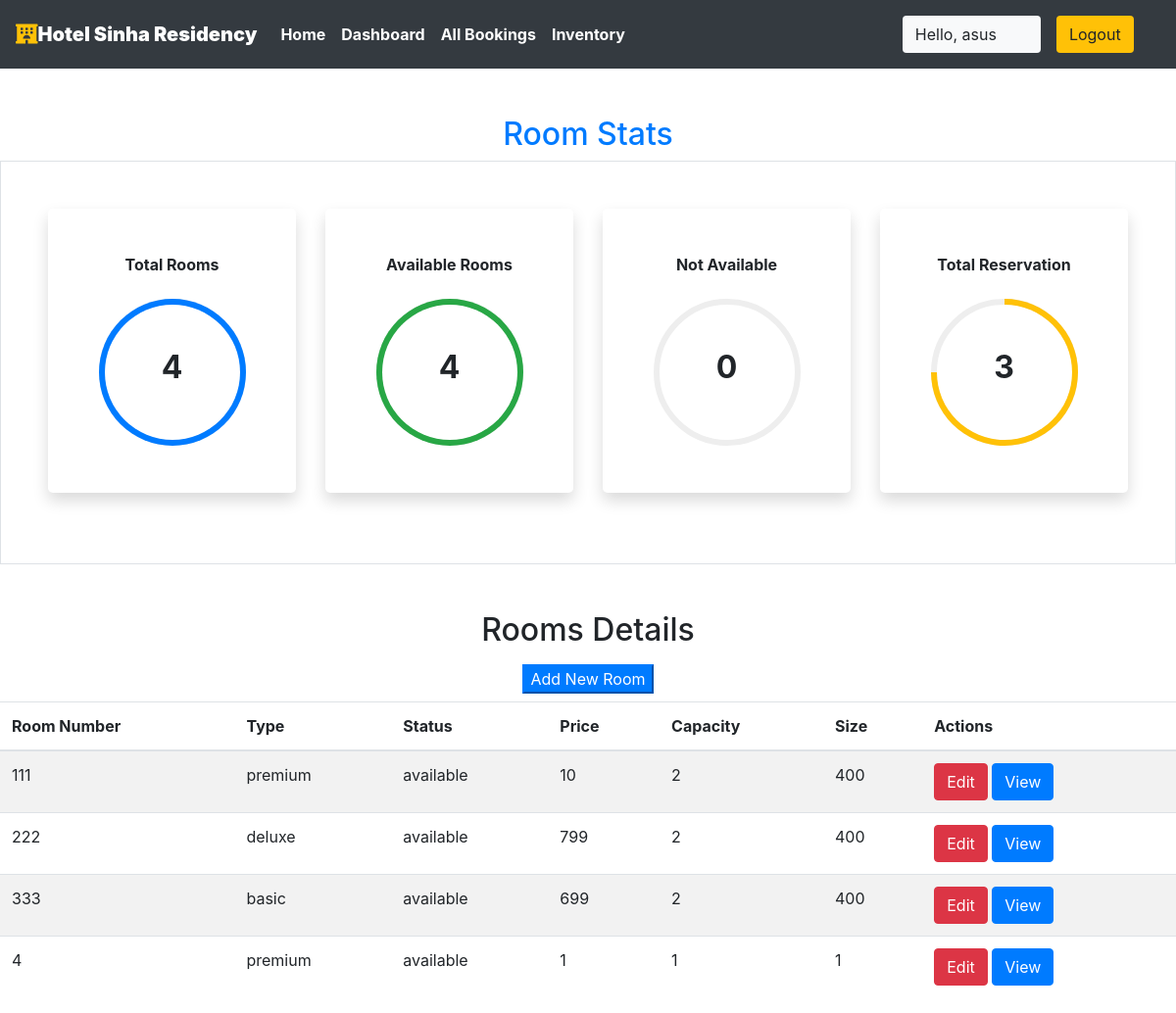
Page /staff/panel (signed in) on the committed database.
### sinha/models.py (models this page shows, shortened)
class Rooms(models.Model):
    ROOM_STATUS = (
    ("1", "available"),
    ("2", "not available"),
    )
    ROOM_TYPE = (
    ("1", "premium"),
    ("2", "deluxe"),
    ("3","basic"),
    )
    room_type = models.CharField(max_length=50,choices = ROOM_TYPE)
    capacity = models.IntegerField()
    price = models.IntegerField()
    size = models.IntegerField()
    hotel = models.ForeignKey(Hotels, on_delete = models.CASCADE)
    status = models.CharField(choices =ROOM_STATUS,max_length = 15)
    roomnumber = models.IntegerField()

### sinha/views.py (the view)
# urls.py: path('staff/panel', views.panel,name="staffpanel"),
@login_required(login_url='/staff')
def panel(request):
    if request.user.is_staff == False:
        return HttpResponse('Access Denied')
    rooms = Rooms.objects.all()
    total_rooms = len(rooms)
    available_rooms = len(Rooms.objects.all().filter(status='1'))
    unavailable_rooms = len(Rooms.objects.all().filter(status='2'))
    reserved = len(Reservation.objects.all())
    hotel = Hotels.objects.values_list('id').distinct().order_by()
    response = render(request,'staff/panel.html',{'location':hotel,'reserved':reserved,'rooms':rooms,'total_rooms':total_rooms,'available':available_rooms,'unavailable':unavailable_rooms})
    return HttpResponse(response)

### sinha/templatetags/app_tags.py (called while the page is built)
@register.filter
def percentage(value1, value2=100):
    return int(value1)/int(value2)*100

### templates/staff/panel.html (shortened to what this page needs)
{% extends 'basic.html' %} {% block title %} staff panel {% endblock title %}  {% block body %}
<section class="my-5 ">
    {%load app_tags%}
    <h2 class="text-center text-primary">Room Stats</h2>
    <div class="container-fluid px-5 py-5 border">
        <div class="row">
            <div class="col-xl-3 col-lg-6 col-sm-12 mb-4 ">
                <div class="bg-white rounded-lg p-5 shadow">
                    <h2 class="h6 font-weight-bold text-center mb-4">Total Rooms</h2>
                    <div class="progress mx-auto" data-value={{ total_rooms|percentage:total_rooms}}>
                        <span class="progress-left">
                                    <span class="progress-bar border-primary"></span>
                        </span>
                        <span class="progress-right">
                                    <span class="progress-bar border-primary"></span>
                        </span>
                        <div class="progress-value w-100 h-100 rounded-circle d-flex align-items-center justify-content-center">
                            <div class="h2 font-weight-bold">{{ total_rooms}}</div>
                        </div>
                    </div>
                </div>
            </div>
            <div class="col-xl-3 col-lg-6 col-sm-12 mb-4">
                <div class="bg-white rounded-lg p-5 shadow">
                    <h2 class="h6 font-weight-bold text-center mb-4">Available Rooms</h2>
                    <div class="progress mx-auto" data-value={{ available|percentage:total_rooms}}>
                        <span class="progress-left">
                                    <span class="progress-bar border-success"></span>
                        </span>
                        <span class="progress-right">
                                    <span class="progress-bar border-success"></span>
                        </span>
                        <div class="progress-value w-100 h-100 rounded-circle d-flex align-items-center justify-content-center">
                            <div class="h2 font-weight-bold">{{ available}}</div>
                        </div>
                    </div>
                </div>
            </div>
            <div class="col-xl-3 col-lg-6 col-sm-12 mb-4">
                <div class="bg-white rounded-lg p-5 shadow">
                    <h2 class="h6 font-weight-bold text-center mb-4">Not Available</h2>
                    <div class="progress mx-auto" data-value={{ unavailable|percentage:total_rooms}}>
                        <span class="progress-left">
                        </span>
                        <span class="progress-right">
                        </span>
                        <div class="progress-value w-100 h-100 rounded-circle d-flex align-items-center justify-content-center">
                            <div class="h2 font-weight-bold">{{ unavailable}}</div>
                        </div>
                    </div>
                </div>
            </div>
            <div class="col-xl-3 col-lg-6 col-sm-12 mb-4">
                <div class="bg-white rounded-lg p-5 shadow">
                    <h2 class="h6 font-weight-bold text-center mb-4">Total Reservation</h2>
                    <div class="progress mx-auto" data-value={{reserved |percentage:total_rooms}}>
                        <span class="progress-left">
                                    <span class="progress-bar border-warning"></span>
                        </span>
                        <span class="progress-right">
                                    <span class="progress-bar border-warning"></span>
                        </span>
                        <div class="progress-value w-100 h-100 rounded-circle d-flex align-items-center justify-content-center">
                            <div class="h2 font-weight-bold">{{reserved}}</div>
                        </div>
                    </div>
                </div>
            </div>
        </div>
    </div>
</section>
<h2 class="text-center pb-2">Rooms Details</h2>
<div class="container text-center my-2">
    <Button class="btn-group btn-primary" data-toggle="modal" data-target="#newroom">Add New Room</Button>
</div>
<table class="table table-striped  ">
    <thead>
        <th>Room Number</th>
        <th>Type</th>
        <th>Status</th>
        <th>Price</th>
        <th>Capacity</th>
        <th>Size</th>
        <th colspan="2">Actions</th>
    </thead>
    {% if rooms %} {% for each_room in rooms %}
    <tr>
        <td>{{each_room.roomnumber}}</td>
        <td>{{each_room.get_room_type_display}}</td>
        <td>{{each_room.get_status_display}}</td>
        <td>{{each_room.price}}</td>
        <td>{{each_room.capacity}}</td>
        <td>{{each_room.size}}</td>
        <td colspan="2">
            <a href="/staff/panel/edit-room?roomid={{each_room.id}}"><Button class="btn btn-danger">Edit</Button></a>
            <a href="/staff/panel/view-room?roomid={{each_room.id}}"><Button class="btn btn-primary">View</Button></a>
        </td>
    </tr>
    {% endfor %} {% endif %}
</table>
{% endblock body %}

### templates/basic.html (shortened to what this page needs)
{% load static %}
<!DOCTYPE html>
<!DOCTYPE html>
<html lang="en">
<head>
    <link rel="stylesheet" href="https://use.fontawesome.com/releases/v5.7.0/css/all.css">
    <link rel="stylesheet" href="{% static 'bootstrap\bootstrap.css' %}">
    <link rel="stylesheet" href="https://maxcdn.bootstrapcdn.com/bootstrap/4.5.0/css/bootstrap.min.css" >
</head>
<body style="dbackground-image: url('https://source.unsplash.com/random');height: 100%;">
    <div class="container-fluid px-0">
        <nav class="navbar navbar-expand-lg navbar-dark bg-dark font-weight-bold">
            <a class="navbar-brand text-bold bg-black " href="/"><i class="fas fa-hotel text-warning"></i><b>Hotel Sinha Residency</b></a>
            <div class="collapse navbar-collapse " id="navbarSupportedContent">
                <ul class="navbar-nav mr-auto ">
                    <li class="nav-item active">
                        <a class="nav-link" href="/home"> Home</a>
                    </li>
                    {% if user.is_staff %}
                    <li class="nav-item active">
                        <a class="nav-link" href="/staff/panel">Dashboard </a>
                    </li>
                    {% elif user.is_staff == False and user.is_authenticated %}
                    <li class="nav-item active">
                            <a class="nav-link" href="/user/bookings">My Bookings </a>
                        </li>
                    {% endif %}
                    {% if user.is_staff %}
                    <li class="nav-item active">
                            <a class="nav-link" href="/staff/allbookings">All Bookings </a>
                        </li>
                    {% endif %}
                    {% if user.is_staff %}
                    <li class="nav-item active">
                            <a class="nav-link" href="/staff/inventory">Inventory </a>
                        </li>
                    {% endif %}
                </ul>
                {% if user.is_authenticated %}
                      <button class="btn btn-group bg-light" data-toggle="modal" data-target="#forlogin">
                       Hello, {{request.user}}
                       <a href="/logout" class="nav-link">
                    <button class="btn btn-group bg-warning" data-toggle="modal" data-target="#forlogin">
                        Logout
                    </button></a>&nbsp; &nbsp;
                    </button>
                {% endif %}
            </div>
        </nav>
    </div>
    {% block body %}
    {% endblock body %}
</body>
</html>

### templates/staff/panel.html (style rules this page uses)
.progress { width: 150px; height: 150px; background: none; position: relative; }
.progress::after { content: ""; width: 100%; height: 100%; border-radius: 50%; border: 6px solid #eee; position: absolute; top: 0; left: 0; }
.progress>span { width: 50%; height: 100%; overflow: hidden; position: absolute; top: 0; z-index: 1; }
.progress .progress-left { left: 0; }
.progress .progress-bar { width: 100%; height: 100%; background: none; border-width: 6px; border-style: solid; position: absolute; top: 0; }
.progress .progress-left .progress-bar { left: 100%; border-top-right-radius: 80px; border-bottom-right-radius: 80px; border-left: 0; -webkit-transform-origin: center left; transform-origin: center left; }
.progress .progress-right { right: 0; }
.progress .progress-right .progress-bar { left: -100%; border-top-left-radius: 80px; border-bottom-left-radius: 80px; border-right: 0; -webkit-transform-origin: center right; transform-origin: center right; }
.progress .progress-value { position: absolute; top: 0; left: 0; }
body { min-height: 100vh; }
.rounded-lg { border-radius: 1rem; }

### templates/basic.html (style rules this page uses)
a { text-decoration: none; }

### rows in the picture
Rooms: roomnumber "111", room_type "premium", status "available", price "10", capacity "2", size "400"
Rooms: roomnumber "222", room_type "deluxe", status "available", price "799", capacity "2", size "400"
Rooms: roomnumber "333", room_type "basic", status "available", price "699", capacity "2", size "400"
Rooms: roomnumber "4", room_type "premium", status "available", price "1", capacity "1", size "1"

### other values in the picture
{{ request.user }} "asus"
{{ total_rooms }} "4"
{{ available }} "4"
{{ unavailable }} "0"
{{ reserved }} "3"
